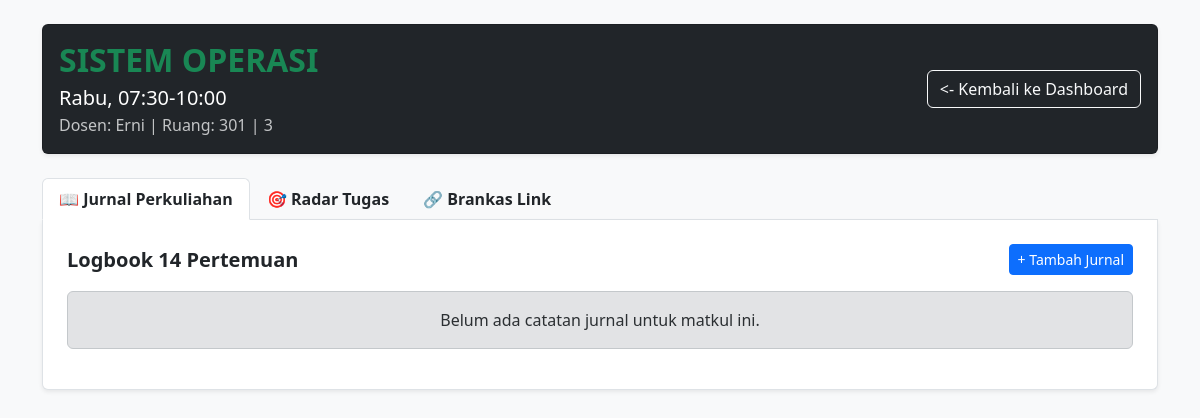
The page /detail/4 (signed in) on the database its author committed.
### tables this page shows
CREATE TABLE jadwal (
        id INTEGER PRIMARY KEY AUTOINCREMENT,
        matkul TEXT NOT NULL,
        dosen TEXT NOT NULL,
        hari TEXT NOT NULL,
        jam TEXT NOT NULL,
        sks INTEGER NOT NULL,
        ruang TEXT NOT NULL,
        semester INTEGER NOT NULL
    );

### app.py (the view)
@app.route('/detail/<int:id_jadwal>')
def detail_kelas(id_jadwal):
    if not session.get('sudah_login'):
        return redirect(url_for('login'))
    conn = get_db_connection()
    matkul_info = conn.execute('SELECT * FROM jadwal WHERE id = ?', (id_jadwal,)).fetchone()
    data_jurnal = conn.execute('SELECT * FROM jurnal WHERE jadwal_id = ? ORDER BY pertemuan_ke ASC', (id_jadwal,)).fetchall()
    data_resources = conn.execute('SELECT * FROM resources WHERE jadwal_id = ?', (id_jadwal,)).fetchall()
    data_tugas = conn.execute('SELECT * FROM tugas WHERE matkul = ?', (matkul_info['matkul'],)).fetchall()
    conn.close()
    return render_template('detail_kelas.html', matkul=matkul_info, jurnal=data_jurnal, resources=data_resources, tugas=data_tugas)

### app.py (called while the page is built)
def get_db_connection():
    conn = sqlite3.connect('kuliah.db')
    conn.row_factory = sqlite3.Row
    return conn

### templates/detail_kelas.html (shortened to what this page needs)
<!DOCTYPE html>
<html lang="id">
<head>
    <link rel="stylesheet" href="https://cdn.jsdelivr.net/npm/bootstrap@5.3.3/dist/css/bootstrap.min.css">
</head>
<body class="bg-light">
    <div class="container mt-4">
        <div class="card bg-dark text-white mb-4 shadow-sm">
            <div class="card-body d-flex flex-column flex-md-row justify-content-between align-items-md-center">
                <div>
                    <h2 class="fw-bold mb-1 text-success">{{ matkul.matkul | upper }}</h2>
                    <p class="mb-0 fs-5">{{ matkul.hari }}, {{ matkul.jam }}</p>
                    <p class="mb-0 text-light opacity-75">Dosen: {{ matkul.dosen }} | Ruang: {{ matkul.ruang }} | {{ matkul.sks }}</p>
                </div>
                <div class="mt-3 mt-md-0">
                    <a href="/" class="btn btn-outline-light w-100"><- Kembali ke Dashboard</a>
                </div>
            </div>
        </div>
        <ul class="nav nav-tabs" id="myTab" role="tablist">
            <li class="nav-item" role="presentation">
                <button class="nav-link active fw-bold text-dark" data-bs-toggle="tab" data-bs-target="#jurnal">📖 Jurnal Perkuliahan</button>
            </li>
            <li class="nav-item" role="presentation">
                <button class="nav-link fw-bold text-dark" data-bs-toggle="tab" data-bs-target="#tugas">🎯 Radar Tugas</button>
            </li>
            <li class="nav-item" role="presentation">
                <button class="nav-link fw-bold text-dark" data-bs-toggle="tab" data-bs-target="#resources">🔗 Brankas Link</button>
            </li>
        </ul>
        <div class="tab-content bg-white border border-top-0 p-4 mb-5 shadow-sm rounded-bottom">
            <div class="tab-pane fade show active" id="jurnal">
                <div class="d-flex justify-content-between align-items-center mb-3">
                    <h5 class="fw-bold mb-0">Logbook 14 Pertemuan</h5>
                    <button class="btn btn-sm btn-primary" data-bs-toggle="modal" data-bs-target="#modalTambahJurnal">+ Tambah Jurnal</button>
                </div>
                {% if jurnal %}
                    <div class="accordion" id="accordionJurnal">
                        {% for j in jurnal %}
                        <div class="accordion-item">
                            <h2 class="accordion-header" id="heading{{ j.id}}">
                                <button class="accordion-button collapsed fw-bold" type="button" data-bs-toggle="collapse" data-bs-target="#collapse{{ j.id }}">
                                    Pertemuan {{ j.pertemuan_ke }} &nbsp; <span class="badge bg-secondary ms-2">{{ j.tanggal }}</span>
                                </button>
                            </h2>
                            <div class="accordion-collapse collapse" id="collapse{{ j.id }}" data-bs-parent="#accordionJurnal">
                                <div class="accordion-body bg-light">
                                    {{ j.materi }}
                                </div>
                            </div>
                        </div>
                        {% endfor %}
                    </div>
                {% else %}
                    <div class="alert alert-secondary text-center">Belum ada catatan jurnal untuk matkul ini.</div>
                {% endif %}
            </div>
        </div>
    </div>
</body>
</html>

### rows shown on the page
jadwal: matkul "SISTEM OPERASI", hari "Rabu", jam "07:30-10:00", dosen "Erni", ruang "301", sks "3"
